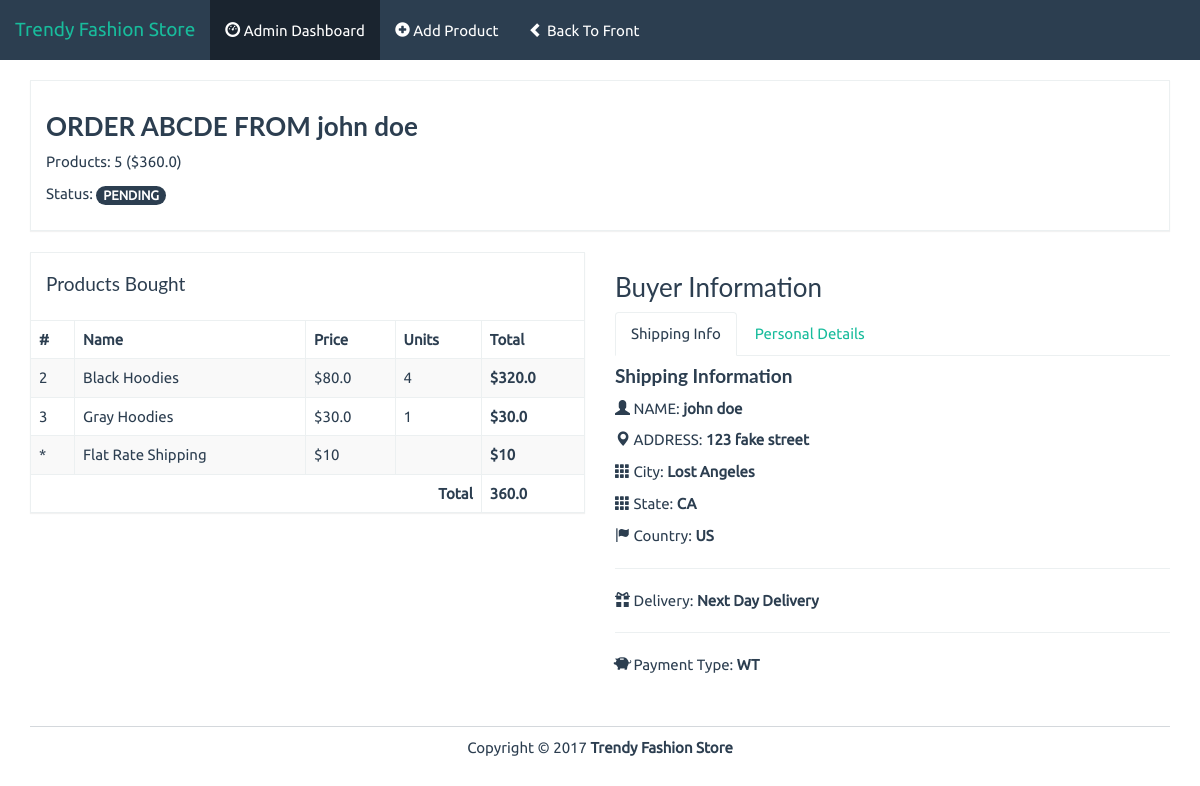
Screenshot of /admin/order/1 with the database file from the repository.
### models.py (models this page shows)
class Order(db.Model):
    id = db.Column(db.Integer, primary_key=True)
    reference = db.Column(db.String(5))
    first_name = db.Column(db.String(20))
    last_name = db.Column(db.String(20))
    phone_number = db.Column(db.String(20))
    email = db.Column(db.String(50))
    address = db.Column(db.String(100))
    city = db.Column(db.String(20))
    state = db.Column(db.String(20))
    country = db.Column(db.String(20))
    status = db.Column(db.String(10))
    payment_type = db.Column(db.String(20))
    items = db.relationship('Order_Item', backref='order', lazy='dynamic')
    def order_total(self):
        return db.session.query(db.func.sum(Order_Item.quantity * Product.price)).join(Product).filter(Order_Item.order_id==self.id).scalar()
    def quantity_total(self):
        return db.session.query(db.func.sum(Order_Item.quantity)).filter(Order_Item.order_id==self.id).scalar()

class Order_Item(db.Model):
    id = db.Column(db.Integer, primary_key=True)
    order_id = db.Column(db.Integer, db.ForeignKey('order.id'))
    product_id = db.Column(db.Integer, db.ForeignKey('product.id'))
    quantity = db.Column(db.Integer)

class Product(db.Model):
    id = db.Column(db.Integer, primary_key=True)
    name = db.Column(db.String(50), unique=True)
    price = db.Column(db.Integer)  # in cents
    stock = db.Column(db.Integer)
    description = db.Column(db.String(500))
    image = db.Column(db.String(100))
    orders = db.relationship('Order_Item', backref='product', lazy='dynamic')

### views.py (the view)
@app.route('/admin/order/<order_id>')
def order(order_id):
    order = Order.query.filter(Order.id == int(order_id)).first()
    return render_template('admin/view-order.html', admin=True, order=order)

### templates/admin/view-order.html (shortened to what this page needs)
{% extends "base.html" %}
{% block body %}
<div class="row pad">
	<div class="col-lg-12">
		<div class="panel panel-default">
			<div class="panel-body">
				<h3 class="bold">ORDER {{ order.reference }} FROM {{ order.first_name + ' ' + order.last_name}}</h3>
				<p>Products: {{ order.quantity_total() }} (&dollar;{{ order.order_total()/100 + 10 }})</p>
				<p>Status: <span class="badge">{{ order.status }}</span></p>
			</div>
		</div>
	</div>
</div>
<div class="row">
	<div class="col-lg-6">
		<div class="panel panel-default">
			<div class="panel-body">
				<h4>Products Bought</h4>
			</div>
			<div class="table-responsive">
				<table class="table table-striped table-bordered">
					<thead>
						<tr>
							<th>#</th><th>Name</th><th>Price</th><th>Units</th><th>Total</th>
						</tr>
					</thead>
					<tbody>
						{% for item in order.items %}
						<tr>
							<td>{{ item.product_id }}</td>
							<td>{{ item.product.name }}</td>
							<td>&dollar;{{ item.product.price / 100 }}</td>
							<td>{{ item.quantity }}</td>
							<th>&dollar;{{ item.quantity * item.product.price / 100 }}</th>
						</tr>
						{% endfor %}
						<tr>
							<td>*</td>
							<td>Flat Rate Shipping</td>
							<td>&dollar;10</td>
							<td></td>
							<th>&dollar;10</th>
						</tr>
					</tbody>
					<tfoot>
						<tr>
							<th colspan="4" class="text-right">Total</th>
							<th>{{ order.order_total()/100 + 10 }}</th>
						</tr>
					</tfoot>
				</table>
			</div>
		</div>
	</div>
	<div class="col-lg-6">
		<h3 class="strong">Buyer Information</h3>
		<div role="tabpanel">
			<ul class="nav nav-tabs" role="tablist">
				<li role="presentation" class="active">
					<a href="#shipping" aria-controls="shipping" role="tab" data-toggle="tab">Shipping Info</a>
				</li>
				<li role="presentation">
					<a href="#details" aria-controls="details" role="tab" data-toggle="tab">Personal Details</a>
				</li>
			</ul>
			<div class="tab-content">
				<div role="tabpanel" class="tab-pane active" id="shipping">
					<h4 class="bold">Shipping Information</h4>
					<p><i class="glyphicon glyphicon-user"></i> NAME: <strong>{{ order.first_name + ' ' + order.last_name}}</strong></p>
					<p><i class="glyphicon glyphicon-map-marker"></i> ADDRESS:
						<strong>{{ order.address }}</strong>
					</p>
					<p><i class="glyphicon glyphicon-th"></i> City: <strong>{{ order.city }}</strong></p>
					<p><i class="glyphicon glyphicon-th"></i> State: <strong>{{ order.state }}</strong></p>
					<p><i class="glyphicon glyphicon-flag"></i> Country: <strong>{{ order.country }}</strong></p>
					<hr />
					<p>
						<i class="glyphicon glyphicon-gift"></i>
						Delivery: <strong>Next Day Delivery</strong>
					</p>
					<hr />
					<p>
						<i class="glyphicon glyphicon-piggy-bank"></i>
						Payment Type: <strong>{{ order.payment_type }}</strong>
					</p>
				</div>
			</div>
		</div>
	</div>
</div>
{% endblock %}

### static/css/styles.css (style rules this page uses)
body { font-family: Ubuntu, verdana, georgia, serif, sans-serif; }
a, a:hover, a:active, a:focus, a:visited { text-decoration: none; }
.bold { font-weight: bolder !important; }
table { width: 100%; }
div.panel, .btn, .navbar { border-radius: 0; }
.pad { margin-top: 10px !important; }
div.panel-body { padding-top: 10px; }

### rows the page displays
Order: reference "ABCDE", first_name+last_name "john doe", status "PENDING", address "123 fake street", city "Lost Angeles", state "CA", country "US", payment_type "WT"
Order_Item: product_id "2", product.name "Black Hoodies", item.product.price/100 "80.0", quantity "4", item.quantity*item.product.price/100 "320.0"
Order_Item: product_id "3", product.name "Gray Hoodies", item.product.price/100 "30.0", quantity "1", item.quantity*item.product.price/100 "30.0"

### other values shown
{{ order.quantity_total() }} "5"
{{ order.order_total()/100 + 10 }} "360.0"
